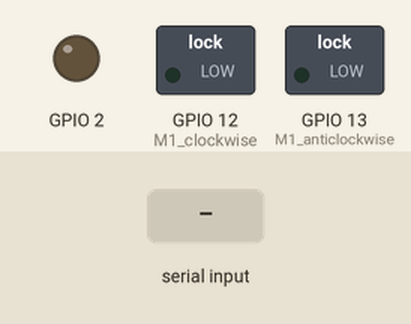
This sketch was run on a simulated ESP32. Shown: switched loads named in the sketch (green lamp = pin HIGH), output pins drawn as LEDs (lit = HIGH). Inputs (shaded band) come from the test bench. Nothing arrives over Bluetooth unless stated.

Above: at 1.2 s.
1.3 s: "up\n" received over the second serial link
At 2.2 s:
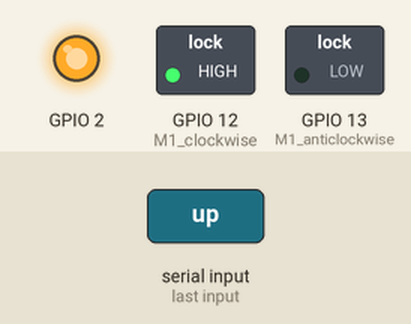
2.8 s: "down\n" received over the second serial link
At 3.3 s:
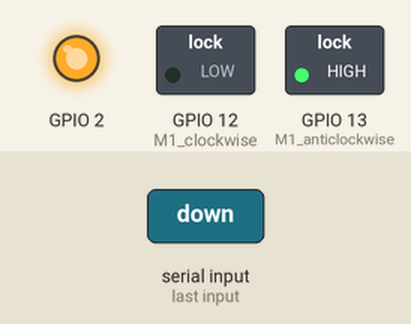
4.3 s: "stop\n" received over the second serial link
At 5.7 s:
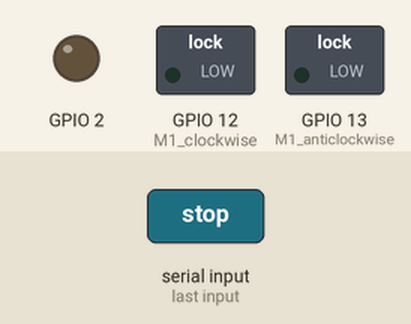
Timing chart, 0 to 7.3 s (numbered marks = the images above; inputs shaded):
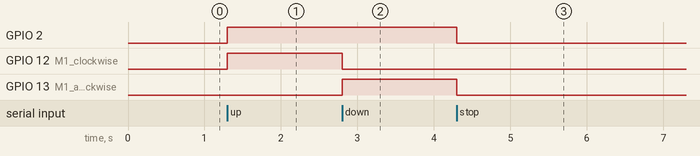

Measured:
- after the input at 1.3 s, GPIO 2, GPIO 12 (M1_clockwise): LOW → HIGH at once
- after the input at 2.8 s, GPIO 12 (M1_clockwise): HIGH → LOW at once; GPIO 13 (M1_anticlockwise): LOW → HIGH at once
- after the input at 4.3 s, GPIO 2, GPIO 13 (M1_anticlockwise): HIGH → LOW at once

The sketch:

mobile_bluetooth.ino
```cpp
/*

This code is written by Rahul Sharma for Yolabs
This code will  help you to use up, down and stop button to control your lift via dc motor and motor driver.
Hardware:
ESP32 Development Board -dev kit v1
Mobile Phone - Android preffered
Motor Driver Module: e.g., L298N or L293D
DC Motor
Wiring: Jumper Wire


Motor Driver to ESP32 Connection

Ground  --> GND of ESP32
Input 1  --> D12
Input 2  --> D13

if you want the effect to be opposite please swap D12 and D13 pins

*/

#include <BluetoothSerial.h>

BluetoothSerial SerialBT;
#define M1_clockwise 12
#define M1_anticlockwise 13


void setup() {
  pinMode(2,OUTPUT);
  pinMode(M1_clockwise,OUTPUT);
  pinMode( M1_anticlockwise,OUTPUT);
  SerialBT.begin("ESP32Test"); // Bluetooth device name
}

void loop() {
  if (SerialBT.available()) {
    String received = SerialBT.readStringUntil('\n');  // very imp otherwise you will find the servo is legggy and received string arbitery
    if (received == "up"){
      liftup();
    }
    else if (received == "down"){

      liftdown();

    }

    else if (received == "stop"){

      liftstop();
    }

  }
}

void liftup(){
   digitalWrite(2,HIGH);
   digitalWrite(M1_clockwise, HIGH);
   digitalWrite(M1_anticlockwise,LOW);

}

void liftstop(){
    digitalWrite(2,LOW);
    digitalWrite(M1_clockwise, LOW);
    digitalWrite(M1_anticlockwise,LOW);
}

void liftdown(){
   digitalWrite(2,HIGH);
   digitalWrite(M1_clockwise, LOW);
   digitalWrite(M1_anticlockwise,HIGH);
}
```
